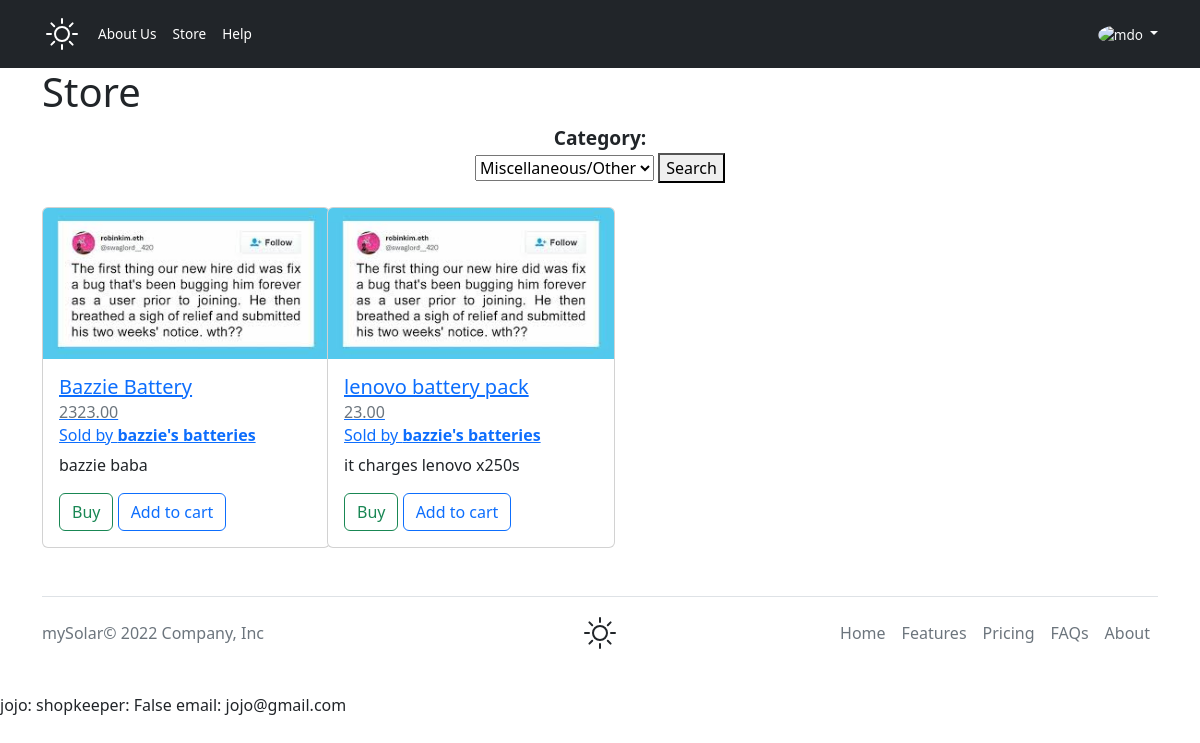
The app's page /shop (signed in) with its own data.
### mySolarApp/models.py (models this page shows, shortened)
class Product(models.Model):
    SLP = "SLP"  # solar panels
    BAT = "BAT"  # batteries
    INV = "INV"  # inverters
    CHA_CTRL = "CHA_CTRL"  # charge controllers
    WAT_PUMPS = "WAT_PUMPS"  # water pumps
    ACC = "ACC"  # accessories
    TOOLS = "TOOLS"  # tools
    MISC = "MISC"  # miscellaneous
    CATEGORY = [
        (SLP, "Solar Panels"),
        (BAT, "Batteries"),
        (INV, "Inverters"),
        (CHA_CTRL, "Charge Controllers"),
        (WAT_PUMPS, "Water Pumps"),
        (ACC, "Accessories"),
        (TOOLS, "Tools"),
        (MISC, "Miscellaneous/Other"),
    ]
    seller = models.ForeignKey(
        Profile, on_delete=models.CASCADE, related_name="product_seller")
    title = models.CharField(max_length=64)
    pic = models.ImageField(blank=True, height_field=None,
                            width_field=None, upload_to='product_images')
    short_desc = models.CharField("Short Description", max_length=150)
    long_desc = models.CharField("Long Description", max_length=5000)
    category = models.CharField(max_length=10, choices=CATEGORY, default=MISC)
    price = models.DecimalField(max_digits=6, decimal_places=2)
    in_stock = models.BooleanField(default=True)
    is_closed = models.BooleanField(default=False)

class Profile(models.Model):
    shopkeeper = models.OneToOneField(
        User, on_delete=models.CASCADE, related_name="user_profile")
    name = models.CharField(max_length=64)
    bio = models.CharField(max_length=1000)
    profile_pic = models.ImageField(
        blank=True, height_field=None, width_field=None, upload_to='profile_and_banner_images')
    banner_pic = models.ImageField(
        blank=True, height_field=None, width_field=None, upload_to='profile_and_banner_images')
    location = models.CharField(max_length=128)
    how_active = models.IntegerField()
    identification = models.CharField(max_length=13)
    is_active = models.BooleanField(default=True)

class User(AbstractUser):
    beSellerFormSubmitted = models.BooleanField(default=False)
    contact_info = models.CharField(max_length=15, blank=True)
    is_shopkeeper = models.BooleanField(default=False)
    def __str__(self):
        return f'{self.username}: shopkeeper: {self.is_shopkeeper} email: {self.email}'

### mySolarApp/views.py (the view)
# urls.py: path("shop", shop, name="shop"),
def shop(request):
    f = Product.objects.all()
    categoryForm = categoryProductsForm()
    if len(f) != 0:
        context = {
            "products": f,
            "categoryForm": categoryForm
        }
    else:
        context = {"products": "None"}
    return render(request, "mySolar/store.html", context)

### mySolarApp/forms.py
class categoryProductsForm(forms.ModelForm):
    class Meta:
        model = Product
        fields = {"category"}

### mySolarApp/templates/mySolar/store.html (shortened to what this page needs)
{% extends 'mySolar/layout.html' %} {% load static %}  {% block body %}
<h1>Store</h1>
{% if categoryForm %}
<form action="categoryProducts" method="POST">
  {% csrf_token %} {{categoryForm}}
  <button type="submit">Search</button>
</form>
{% endif %}
<br />
<div class="row row-cols-1 row-cols-md-2 row-cols-lg-4 mb-3">
  {% for product in products %}
  <div class="col mb-4">
    <a href="{% url 'product' product.pk %}">
      <div class="card" style="width: 18rem">
        <img
          src="{% static 'respect1000.jpg' %}"
          class="card-img-top"
          alt="..."
        />
        <div class="card-body">
          <h5 class="card-title">{{ product.title }}</h5>
          <h6 class="card-subtitle mb-2 text-muted">{{ product.price }}</h6>
          <h6 class="card-subtitle mb-2 text-muted">
            Sold by
            <a href="{% url 'sellerInfo' product.seller.pk %}"
              ><b>{{product.seller.name }}</b></a
            >
          </h6>
          <p class="card-text">{{ product.short_desc }}</p>
         {% if product.seller.shopkeeper.username.lower == request.user.username.lower %}
          <a href="{% url 'editProduct' product.pk 'edit' %}" class="btn btn-outline-success">Edit</button>
          <a href="{% url 'editProduct' product.pk 'delete' %}" class="btn btn-outline-primary">Delete</a>
          {% else %}
          <button class="btn btn-outline-success">Buy</button>
          <button class="btn btn-outline-primary">Add to cart</button>
        {% endif %}
        </div>
      </div>
    </a>
  </div>
  {% endfor %}
</div>
{% endblock %}

### mySolarApp/templates/mySolar/layout.html (shortened to what this page needs)
<!DOCTYPE html>
<html>
<head>
  {% load static %}
  <link href="https://cdn.jsdelivr.net/npm/bootstrap@5.2.0-beta1/dist/css/bootstrap.min.css" rel="stylesheet"
 />
  <link rel="stylesheet" href="{% static 'mySolar/index.css' %}" />
</head>
<body>
  {% if request.user.is_authenticated == False %}
  <header id="UNAUTHORIZED" class="p-3 bg-dark text-white">
    <div class="container text-small">
      <div class="d-flex flex-wrap align-items-center justify-content-center justify-content-lg-start">
        <a href="/" class="d-flex align-items-center mb-2 mb-lg-0 text-white text-decoration-none">
          <svg xmlns="http://www.w3.org/2000/svg" class="bi me-2" width="40" height="32" role="img" aria-label="mySolar"
            fill="currentColor" class="bi bi-brightness-high" viewBox="0 0 16 16">
            <path
              d="M8 11a3 3 0 1 1 0-6 3 3 0 0 1 0 6zm0 1a4 4 0 1 0 0-8 4 4 0 0 0 0 8zM8 0a.5.5 0 0 1 .5.5v2a.5.5 0 0 1-1 0v-2A.5.5 0 0 1 8 0zm0 13a.5.5 0 0 1 .5.5v2a.5.5 0 0 1-1 0v-2A.5.5 0 0 1 8 13zm8-5a.5.5 0 0 1-.5.5h-2a.5.5 0 0 1 0-1h2a.5.5 0 0 1 .5.5zM3 8a.5.5 0 0 1-.5.5h-2a.5.5 0 0 1 0-1h2A.5.5 0 0 1 3 8zm10.657-5.657a.5.5 0 0 1 0 .707l-1.414 1.415a.5.5 0 1 1-.707-.708l1.414-1.414a.5.5 0 0 1 .707 0zm-9.193 9.193a.5.5 0 0 1 0 .707L3.05 13.657a.5.5 0 0 1-.707-.707l1.414-1.414a.5.5 0 0 1 .707 0zm9.193 2.121a.5.5 0 0 1-.707 0l-1.414-1.414a.5.5 0 0 1 .707-.707l1.414 1.414a.5.5 0 0 1 0 .707zM4.464 4.465a.5.5 0 0 1-.707 0L2.343 3.05a.5.5 0 1 1 .707-.707l1.414 1.414a.5.5 0 0 1 0 .708z" />
          </svg>
        </a>
        <ul class="nav col-12 col-lg-auto me-lg-auto mb-2 justify-content-center mb-md-0">
          <li>
            <a href="{% url 'about' %}" class="nav-link px-2 text-white">About Us</a>
          </li>
          <li>
            <a href="{% url 'shop' %}" class="nav-link px-2 text-white">Store</a>
          </li>
          <li>
            <a href="{% url 'help' %}" class="nav-link px-2 text-white">Help</a>
          </li>
          <li><a href="#" class="nav-link px-2 text-white">Cart</a></li>
        </ul>
        <div class="text-end">
          <a href="{% url 'login' %}"><button type="button" class="btn btn-outline-light me-2">
              Login
            </button></a>
          <a href="{% url 'register' %}"><button type="button" class="btn btn-warning">Sign-up</button></a>
        </div>
      </div>
    </div>
  </header>
  {% elif request.user.is_shopkeeper == False %}
  <header id="AUTHORIZED_BUYER" class="p-3 bg-dark text-white">
    <div class="container text-small">
      <div class="d-flex flex-wrap align-items-center justify-content-center justify-content-lg-start">
        <a href="/" class="d-flex align-items-center mb-2 mb-lg-0 text-white text-decoration-none">
        </a>
        <ul class="nav col-12 col-lg-auto me-lg-auto mb-2 justify-content-center mb-md-0">
          <li>
            <a href="{% url 'about' %}" class="nav-link px-2 text-white">About Us</a>
          </li>
          <li>
            <a href="{% url 'shop' %}" class="nav-link px-2 text-white">Store</a>
          </li>
          <li>
            <a href="{% url 'help' %}" class="nav-link px-2 text-white">Help</a>
          </li>
        </ul>
        <div class="dropdown text-end">
          <a href="#" class="d-block link-light text-decoration-none dropdown-toggle" id="dropdownUser1"
            data-bs-toggle="dropdown" aria-expanded="false">
            <img src="https://github.com/mdo.png" alt="mdo" width="32" height="32" class="rounded-circle" />
          </a>
        </div>
      </div>
    </div>
  </header>
  {% endif %}
  <main class="container">{% block body %} {% endblock %}</main>
</body>
<div class="container">
  <footer class="d-flex flex-wrap justify-content-between align-items-center py-3 my-4 border-top">
    <p class="col-md-4 mb-0 text-muted">mySolar© 2022 Company, Inc</p>
    <a href="/"
      class="col-md-4 d-flex align-items-center justify-content-center mb-3 mb-md-0 me-md-auto link-dark text-decoration-none">
    </a>
    <ul class="nav col-md-4 justify-content-end">
      <li class="nav-item">
        <a href="/" class="nav-link px-2 text-muted">Home</a>
      </li>
      <li class="nav-item">
        <a href="#" class="nav-link px-2 text-muted">Features</a>
      </li>
      <li class="nav-item">
        <a href="#" class="nav-link px-2 text-muted">Pricing</a>
      </li>
      <li class="nav-item">
        <a href="{% url 'help' %}" class="nav-link px-2 text-muted">FAQs</a>
      </li>
      <li class="nav-item">
        <a href="{% url 'about' %}" class="nav-link px-2 text-muted">About</a>
      </li>
    </ul>
  </footer>
</div>
{{ request.user }}
</html>

### mySolarApp/static/mySolar/index.css (style rules this page uses)
* { box-sizing: border-box; }
label { font-size: 1.2rem; display: block; font-weight: bold; }
form { text-align: center; margin: auto auto; }
.text-small { font-size: 85%; }
.dropdown-toggle { outline: 0; }

### records on screen
Product: title "Bazzie Battery", price "2323.00", seller.name "bazzie's batteries", short_desc "bazzie baba", shows "Buy"
Product: title "lenovo battery pack", price "23.00", seller.name "bazzie's batteries", short_desc "it charges lenovo x250s", shows "Buy"
User: user "jojo: shopkeeper: False email: jojo@gmail.com"
